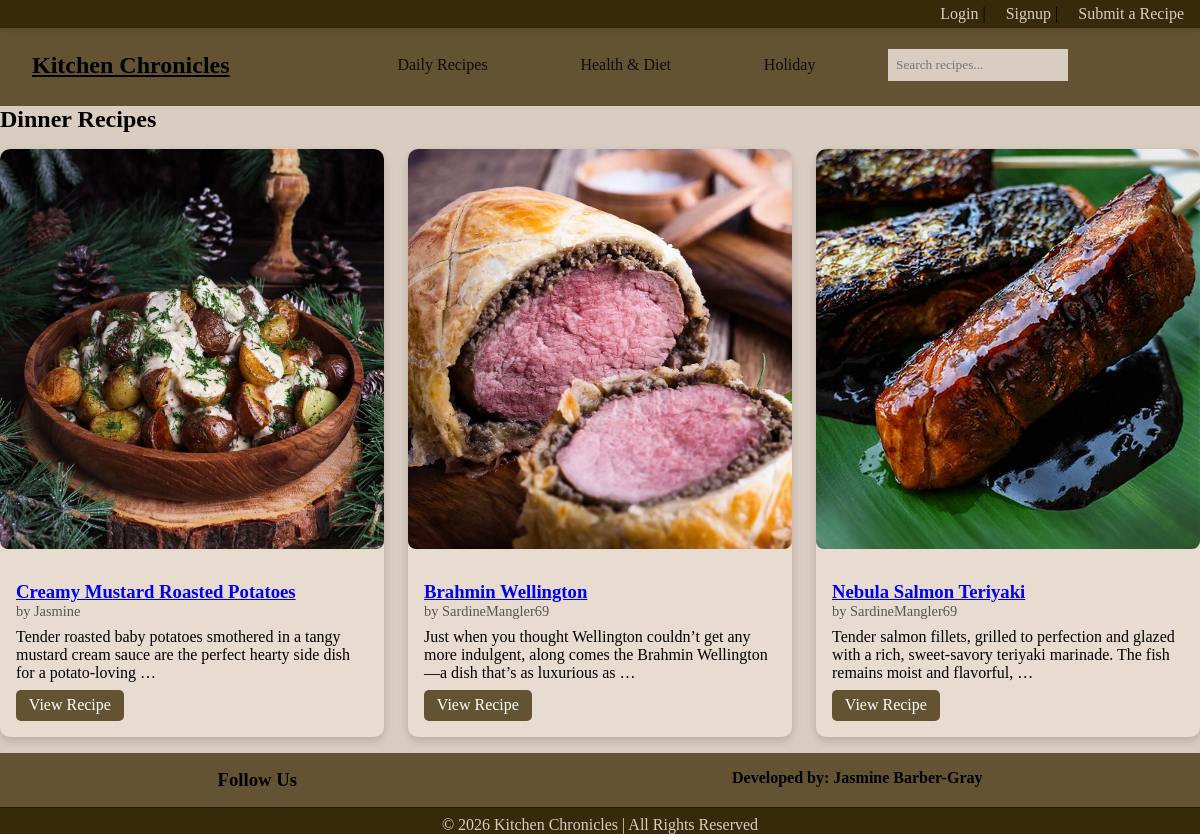
Page /category/Dinner/ on the committed database.
### recipes/models.py (models this page shows, shortened)
class Recipe(models.Model):
    CATEGORY_CHOICES = [
        ('Breakfast', 'breakfast'),
        ('Lunch', 'lunch'),
        ('Dinner', 'dinner'),
        ('Dessert', 'dessert'),
    ]
    SUB_CATEGORY_CHOICES = [
        ('Keto', 'keto'),
        ('Vegan', 'vegan'),
        ('Vegetarian', 'vegetarian'),
        ('Protein', 'protein'),
        ('Calorie Deficit', 'calorie deficit'),
        ('Gluten-Free', 'gluten-free'),
        ('Valentine\'s Day', 'valentine\'s Day'),
        ('Easter', 'easter'),
        ('Halloween', 'halloween'),
        ('Thanksgiving', 'thanksgiving'),
        ('Christmas', 'christmas'),
        ('New Years', 'new years'),
    ]
    title = models.CharField(max_length=200)
    author = models.ForeignKey(User, on_delete=models.CASCADE)
    category = models.CharField(max_length=20, choices=CATEGORY_CHOICES)
    sub_category = models.CharField(max_length=20, choices=SUB_CATEGORY_CHOICES, blank=True, null=True)
    image = models.ImageField(upload_to='recipes/images', blank=True, null=True)
    description = models.TextField()
    ingredients = models.TextField()
    instructions = models.TextField()

### recipes/views.py (the view)
# urls.py: path('category/<str:category>/', views.category_recipes, name='category_recipes'),
def category_recipes(request, category):
    recipes = Recipe.objects.filter(category=category)
    return render(request, "recipes/category.html", {
        "recipes": recipes,
        "category": category
    })

### recipes/templates/recipes/category.html
{% extends 'base.html' %}
{% block content %}
<h2>{{ category }} Recipes</h2>
{% if recipes %}
<div class="recipe-grid">
    {% for recipe in recipes %}
    <div class="recipe-card">
        {% if recipe.image %}
            <img src="{{ recipe.image.url }}" alt="{{ recipe.title }}">
        {% else %}
            <p>No image available</p>
        {% endif %}
        <div class="recipe-content">
            <h3><a href="{% url 'recipe_detail' recipe.id %}">{{ recipe.title }}</a></h3>
            <p class="author">by {{ recipe.author.username }}</p>
            <p>{{ recipe.description|truncatewords:20 }}</p>
            <a href="{% url 'recipe_detail' recipe.id %}" class="view-btn">View Recipe</a>
        </div>
    </div>
    {% endfor %}
</div>
{% else %}
<p>No recipes found in this category.</p>
{% endif %}
{% endblock %}

### recipes/static/recipes/style.css (style rules this page uses)
* { margin: 0; padding: 0; box-sizing: border-box; font-family: Georgia, 'Times New Roman', Times, serif; }
body { background: #d9ccc1; color: #000000; margin: 0; padding: 0; overflow: auto; max-width: 100% }
.recipe-grid { display: grid; grid-template-columns: repeat(auto-fit, minmax(250px, 1fr)); gap: 1.5rem; padding: 1rem 0; }
.recipe-card { background-color: #e8dbd0; border-radius: 10px; overflow: hidden; box-shadow: 0 4px 10px rgba(0,0,0,0.15); transition: transform 0.2s, box-shadow 0.2s; display: flex; flex-direction: column; align-items: center; }
.recipe-card img { width: 100%; max-width: 450px; height: 400px; object-fit: cover; border-radius: 8px; display: block; margin: 0 auto 1rem; }
.recipe-content { padding: 1rem; }
.recipe-content .author { font-size: 0.9rem; color: #555; margin-bottom: 0.5rem; }
.view-btn { display: inline-block; margin-top: 0.5rem; padding: 0.4rem 0.8rem; background-color: #635333; color: white; text-decoration: none; border-radius: 5px; transition: background 0.2s; }

### rows in the picture
Recipe: image (picture), title "Creamy Mustard Roasted Potatoes", author.username "Jasmine", description "Tender roasted baby potatoes smothered in a tangy mustard cream sauce are the perfect hearty side dish for a potato-loving …"
Recipe: image (picture), title "Brahmin Wellington", author.username "SardineMangler69", description "Just when you thought Wellington couldn’t get any more indulgent, along comes the Brahmin Wellington—a dish that’s as luxurious as …"
Recipe: image (picture), title "Nebula Salmon Teriyaki", author.username "SardineMangler69", description "Tender salmon fillets, grilled to perfection and glazed with a rich, sweet-savory teriyaki marinade. The fish remains moist and flavorful, …"

### other values in the picture
{{ category }} "Dinner"
